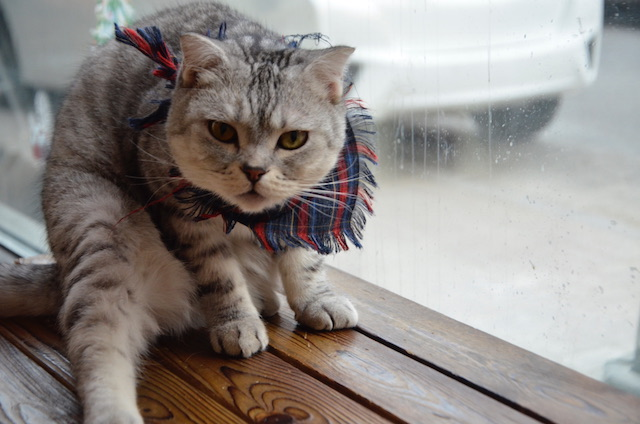
%> input picture cat.jpg, 640 x 424 px
$ octave GS_phase_retrieval.m   (GNU Octave 9; MATLAB toolbox functions it lacks are replaced by stand-ins)
%> lines starting %> are read from the running program, lines starting %| are printed output that depends on the picture
iterative=300;            %设迭代次数为300次吧
imagename='cat.jpg';    %你想要提取相位的图像名称
phaseimage='phase.png';  %要保存的相位图像名称


%空域输入图像的幅度（是已知的，也就是清晰的图像，它的灰度就是幅值）和相位图像（待恢复）
known_abs_spatial=imread(imagename);            %作为输入图像的幅度，是已知的
%> known_abs_spatial is the input picture: size 424x640x3 uint8; mean R, G, B 145.4, 139.7, 136.4
known_abs_spatial =rgb2gray(known_abs_spatial); %注意要用单通道图像做实验，如果你读取的是彩色图像，那就吧这行取消注释变成灰度图像吧
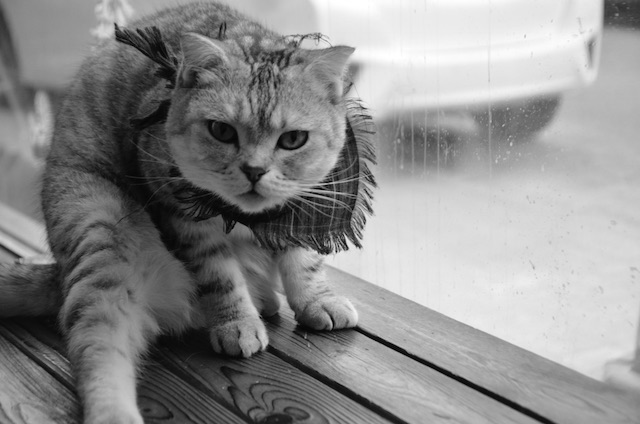
%> known_abs_spatial: size 424x640 uint8; min 1, max 255, mean 141
known_abs_spatial=im2double(known_abs_spatial); %将图像灰度映射到0～1
%> known_abs_spatial: size 424x640 double

unknown_phase=known_abs_spatial;                %Peppers图像作为输入图像的相位，也即为待恢复的数据，
                                                %要求它和known_abs_spatial大小一致，所以这里直接赋值就好了
unknown_phase=im2double(unknown_phase);         %将图像灰度映射到0～1
unknown_phase2=unknown_phase*2*pi;              %相位范围映射到0-2*pi
unknown_phase2(unknown_phase2>pi)=unknown_phase2(unknown_phase2>pi)-2*pi;%进一步映射至[-pi,+pi]
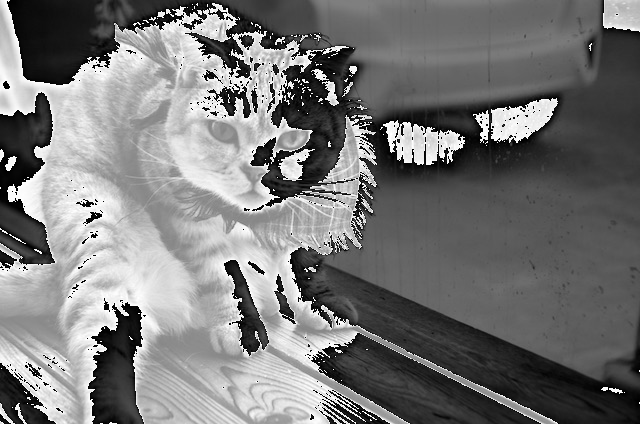
%> unknown_phase2: size 424x640 double; min -3.13, max 3.13, mean -0.191; drawn with min black and max white

[width,length]=size(known_abs_spatial);         %获取Lena图像的大小
%> width = 424; length = 640
input=known_abs_spatial.*exp(i*unknown_phase2); %最终输入图像:幅度*e^(i*相位角度)，它是复数图像
known_abs_fourier=abs(fft2(input));             %先将input图像进行傅立叶变换，然后取模，就是傅氏变换后的幅度
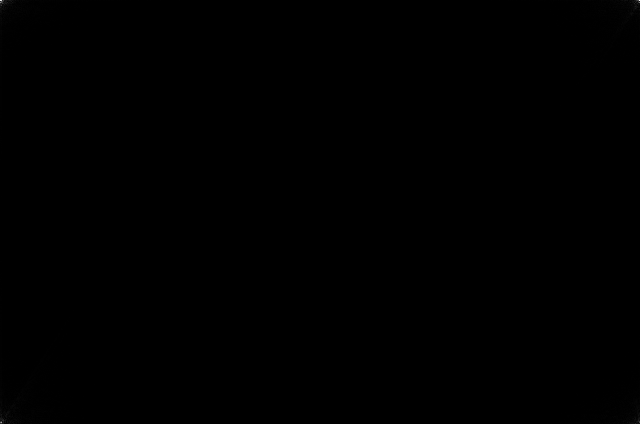
%> known_abs_fourier: size 424x640 double; min 0.035, max 63777.2, mean 53.2; drawn with min black and max white
%以下开始迭代求相位
phase_estimate=pi*rand(width,length);           %这是生成了一副大小为(width*length)的图像
                                                %它的像素值是在[0,pi]范围内随机生成的。
imshow(phase_estimate)
%以下开始迭代
for p=1:iterative
    signal_estimate_spatial=known_abs_spatial.*exp(i*phase_estimate);   %Step 1  构造estimated signal：还是幅度*e^(i*相位角度)变成复数形式
    temp1=fft2(signal_estimate_spatial);                                %傅立叶变换到频域
    temp_ang=angle(temp1);                                              %求相位弧度，它的范围是[-pi,pi]
    signal_estimate_fourier=known_abs_fourier.*exp(i*temp_ang);         %Step 2  替换傅氏变换后的幅度，产生estimate Fourier transform
    temp2=ifft2(signal_estimate_fourier);                               %Step 3  对Step 2产生的estimate Fourier transform进行傅立叶反变换，又变换到空域了
    phase_estimate=angle(temp2);                                        %Step 4:estimated phase
end
%> this loop made 300 passes
%> pass 1, `temp_ang=angle(temp1);`:
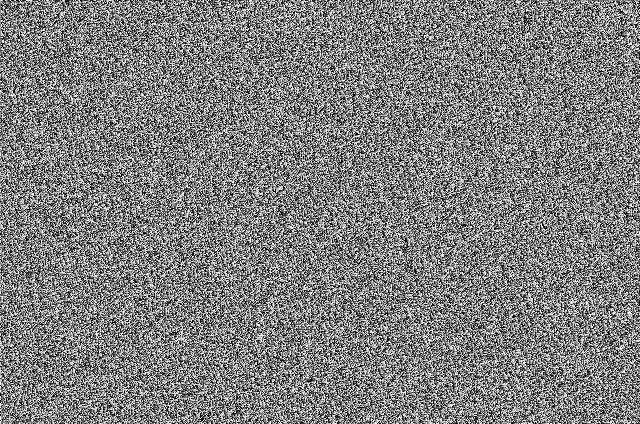
%> temp_ang: size 424x640 double; min -3.14, max 3.14, mean -0.000638; drawn with min black and max white
%> pass 1, `phase_estimate=angle(temp2);`:
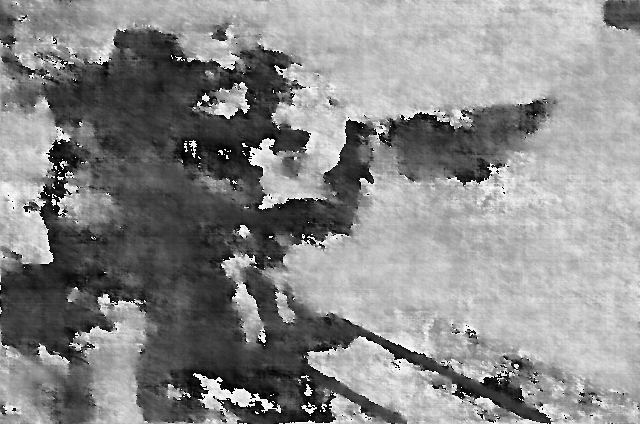
%> phase_estimate: size 424x640 double; min -3.14, max 3.14, mean 0.263; drawn with min black and max white
%> pass 2, `temp_ang=angle(temp1);`:
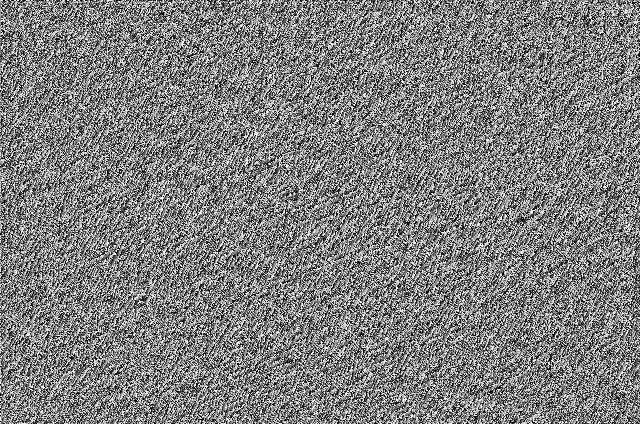
%> temp_ang: size 424x640 double; min -3.14, max 3.14, mean -0.00249; drawn with min black and max white
%以上循环就是通过随便预设一个相位图像，在循环中不断调整逼近真实的相位，直到满足条件（也就是我们求的相位和真实相位非常接近的时候）
%不过这里我们只需要设定一个比较大的循环就可以了，基本上都可以满足条件了，这个激光原理就讲过了。

phase_estimate(phase_estimate<0)=phase_estimate(phase_estimate<0)+2*pi; %把estimate_phase从[-pi,+pi]，映射到[0,2pi]
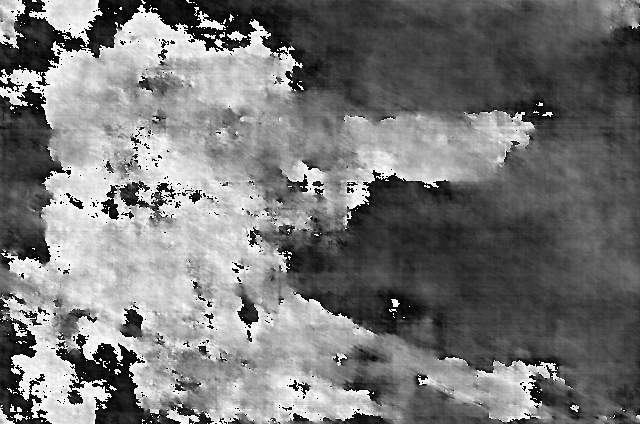
%> phase_estimate: size 424x640 double; min 3.73e-05, max 6.28, mean 2.94; drawn with min black and max white
retrieved=phase_estimate/(2*pi);%再映射到[0,1]

figure (1)
imshow(retrieved);title('相位图像')%显示我们提取到的相位图像
imwrite(retrieved,phaseimage)
